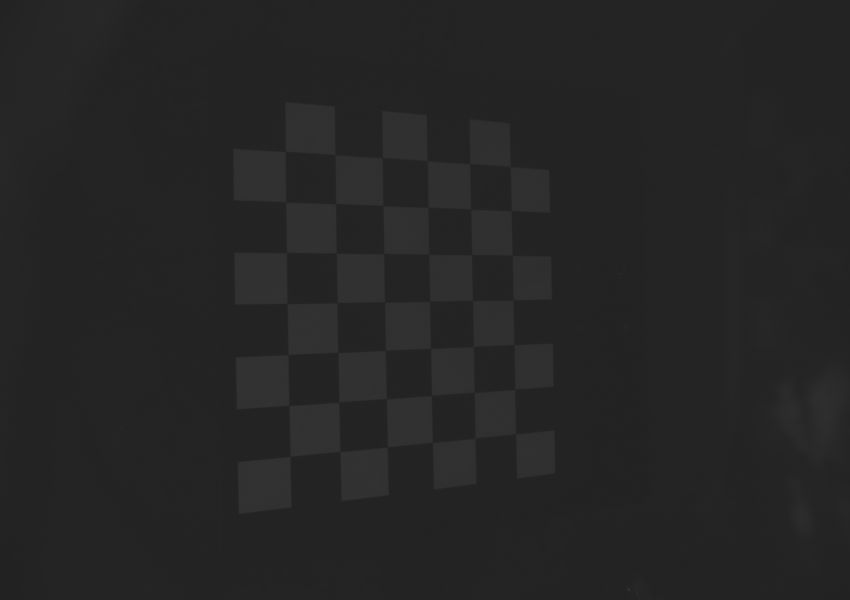
#> input picture App_Data/Checkerboard_calib_cam/checkerboard_01.jpg, 1700 x 1200 px (shown at 1/2 size); its folder holds only this picture in this run
$ python test_checkerboard.py
#> lines starting #> are read from the running program, lines starting #| are printed output that depends on the picture; after the words box and inside, x2 and y2 are one past the last pixel; in counts of white or black regions, pixels touching at a corner belong together; long printed decimals are rounded
import numpy as np
import cv2 as cv
import glob
width = 4
height = 5
square_size = 30
# width = 10
# height = 7
# square_size = 15
# termination criteria
find_chessboard_flags = cv.CALIB_CB_ADAPTIVE_THRESH + cv.CALIB_CB_FILTER_QUADS + cv.CALIB_CB_NORMALIZE_IMAGE
criteria = (cv.TERM_CRITERIA_EPS + cv.TERM_CRITERIA_MAX_ITER, 40, 0.001)
calibrate_criteria = (cv.TermCriteria_COUNT + cv.TermCriteria_EPS, 500, 0.0001)
# prepare object points, like (0,0,0), (1,0,0), (2,0,0) ....,(8,6,0)
objp = np.zeros((height * width, 3), np.float32)
objp[:, :2] = np.mgrid[0:width, 0:height].T.reshape(-1, 2)
objp = objp * square_size  # Create real world coords. Use your metric.
# Arrays to store object points and image points from all the images.
objpoints = [] # 3d point in real world space
imgpoints = [] # 2d points in image plane.
# images = glob.glob(r'D:\Code\test\test6\*.bmp')
images = glob.glob(r'E:\Thesis\App_Data\Checkerboard_calib_cam\*.jpg')
print(images)
# for fname in images:
for fname in images:
    # cv.namedWindow('Image', cv.WINDOW_NORMAL)
    # cv.resizeWindow('Image', 1000,1000)
    img = cv.imread(fname, cv.IMREAD_COLOR)
#> img is the input picture: shape (1200, 1700, 3); min 33, max 60, mean 37.1
    # cv.imshow('Image', img)
    # cv.waitKey(0)
    gray = cv.cvtColor(img, cv.COLOR_BGR2GRAY)
    # [6 lines of commented-out code are left out]

    ret, corners = cv.findChessboardCorners(gray, (width, height), None, find_chessboard_flags)
#> ret = True; corners = 20 rows, first 8: [671.7, 407.8], [766, 411.4], [856.3, 415.3], [941.8, 418.2], [672.9, 506.8], [768, 507.7], [858, 508.2], [943.7, 509.9]

    # # If found, add object points, image points (after refining them)
    if ret == True:
        # print(corners)
        objpoints.append(objp)
        corners2 = cv.cornerSubPix(gray,corners, (11,11), (-1,-1), criteria)
#> corners2 = 20 rows, first 8: [671.7, 407.8], [766.4, 411.5], [856.4, 414.9], [941.8, 418.4], [673.1, 506.6], [767.9, 507.7], [858.2, 508.7], [943.7, 509.9]
        imgpoints.append(corners2)
        # Draw and display the corners
        img = cv.drawChessboardCorners(img, (width, height), corners2, ret)
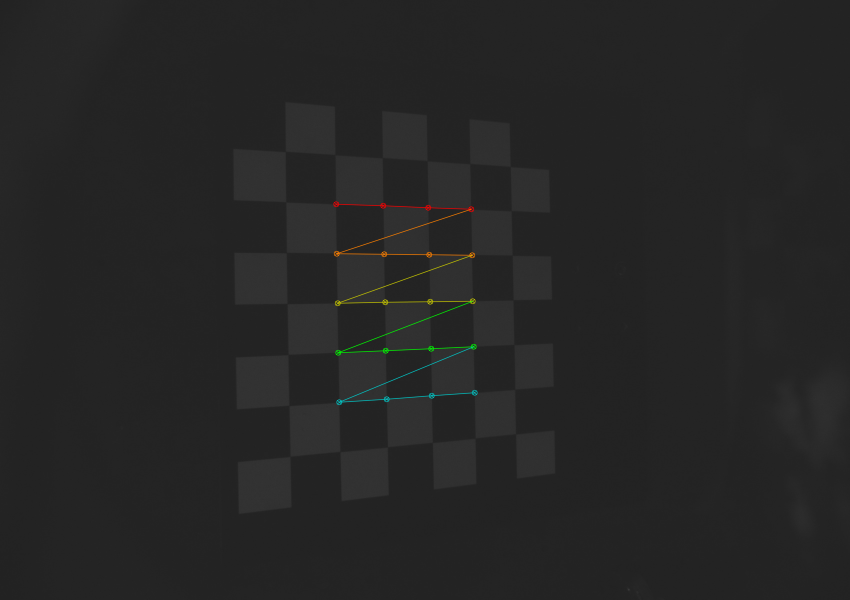
#> img: shape (1200, 1700, 3) (shown at 1/2 size); 0.44% of pixels changed, all inside (x1, y1, x2, y2) = (666, 402, 956, 811)
        cv.namedWindow('img', cv.WINDOW_NORMAL)
        cv.resizeWindow('img', 640,640)
        cv.imshow('img', img)
        cv.waitKey(0)

    else:
        print("CHECKERBOARD NOT DETECTED!\t---> IMAGE PAIR: ", fname)
ret, mtx, dist, rvecs, tvecs = cv.calibrateCamera(objpoints, imgpoints, gray.shape[::-1], None, cv.CALIB_USE_INTRINSIC_GUESS, criteria=calibrate_criteria)
#> ret = 0.0777; mtx = [[2175.7, 0, 947.4], [0, 1989.6, 547.4], [0, 0, 1]]; dist = [-0.286, 3.43, 0.00165, -0.00756, -52.08]; rvecs = ([-0.0323, -0.592, -0.00935],); tvecs = ([-76.31, -42.33, 601],)
cv.destroyAllWindows()
fx = mtx[0][0]
#> fx = 2175.7
fy = mtx[1][1]
#> fy = 1989.6
cx = mtx[0][2]
#> cx = 947.4
cy = mtx[1][2]
#> cy = 547.4
# Tính toán Re-projection Error
mean_error = 0
for i in range(len(objpoints)):
    imgpoints2, _ = cv.projectPoints(objpoints[i], rvecs[i], tvecs[i], mtx, dist)
    error = cv.norm(imgpoints[i],imgpoints2, cv.NORM_L2)/len(imgpoints2)
    mean_error += error
#> this loop made 1 pass
#> (error, mean_error) on pass 1: (0.0174, 0.0174)
#> after the loop, mean_error = 0.0174
print("Re-projection error: ", mean_error/len(objpoints))
#| Re-projection error:  0.01737

# [84 lines of commented-out code are left out]

$ run again, on App_Data/Checkerboard_calib_cam/checkerboard_05.jpg
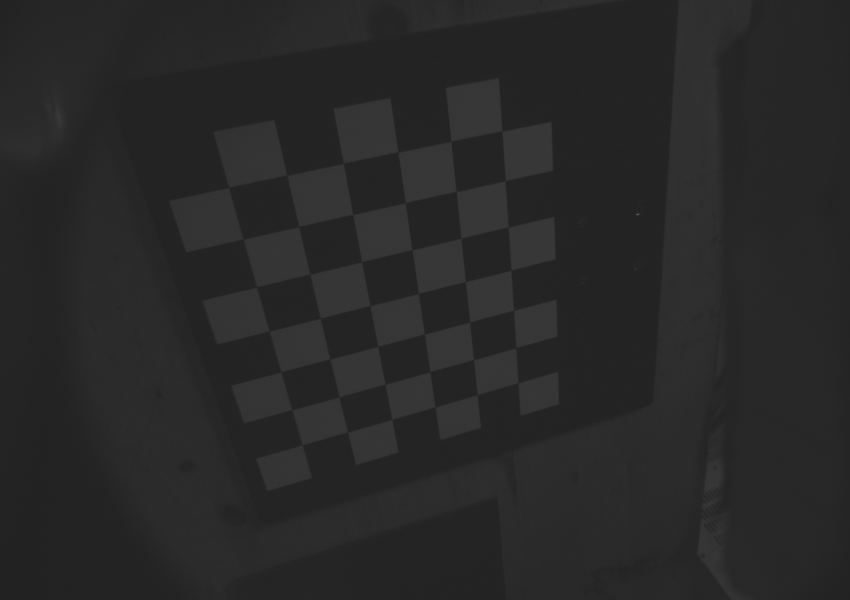
#> input picture App_Data/Checkerboard_calib_cam/checkerboard_05.jpg, 1700 x 1200 px (shown at 1/2 size)
#> img is the input picture: shape (1200, 1700, 3); min 33, max 109, mean 40.2
#> `ret, corners = cv.findChessboardCorners(gray, (width, height), None, f..`: ret = True; corners = 20 rows, first 8: [598.2, 453.4], [706.5, 429.4], [811, 405.6], [913, 383.6], [620.7, 548.9], [724.3, 523.8], [824.6, 499.6], [922.4, 476.9]
#> corners2 = 20 rows, first 8: [598, 453.5], [706.2, 429.3], [810.9, 405.9], [912.7, 383.4], [620.2, 548.7], [723.8, 523.8], [824.6, 499.9], [922.3, 476.7]
#> `img = cv.drawChessboardCorners(img, (width, height), corners2, ret)`:
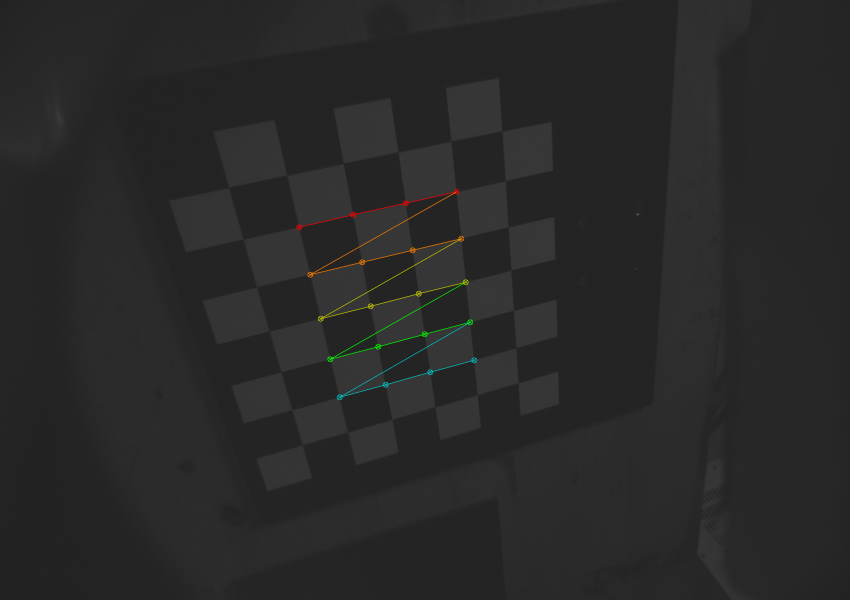
#> img: shape (1200, 1700, 3) (shown at 1/2 size); 0.46% of pixels changed, all inside (x1, y1, x2, y2) = (592, 377, 955, 801)
#> `ret, mtx, dist, rvecs, tvecs = cv.calibrateCamera(objpoints, imgpoints..`: ret = 0.0681; mtx = [[1403.2, 0, 875.3], [0, 1355.4, 620.8], [0, 0, 1]]; dist = [0.0455, -5.39, -0.0026, 0.00335, 59.97]; rvecs = ([0.518, -0.288, -0.193],); tvecs = ([-74.31, -46.31, 374.1],)
#> fx = 1403.2
#> fy = 1355.4
#> cx = 875.3
#> cy = 620.8
#> the loop `for i in range(len(objpoints)):` made 1 pass
#> (error, mean_error) on pass 1: (0.0152, 0.0152)
#> after the loop `for i in range(len(objpoints)):`: mean_error = 0.0152
#| Re-projection error:  0.01523

$ run again, on App_Data/Checkerboard_calib_cam/checkerboard_06.jpg
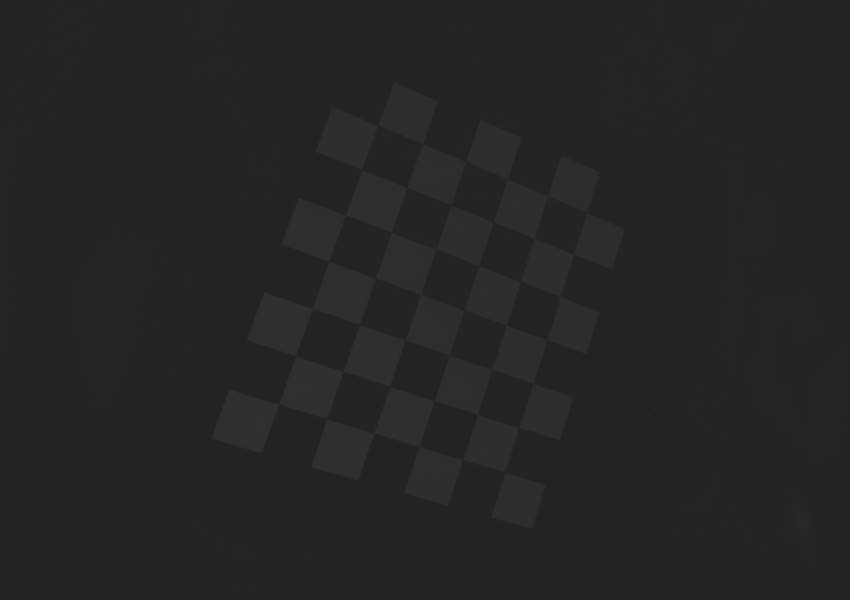
#> input picture App_Data/Checkerboard_calib_cam/checkerboard_06.jpg, 1700 x 1200 px (shown at 1/2 size)
#> img is the input picture: shape (1200, 1700, 3); min 33, max 50, mean 36.4
#> `ret, corners = cv.findChessboardCorners(gray, (width, height), None, f..`: ret = True; corners = 20 rows, first 8: [814.3, 375.6], [902.2, 410.4], [987, 444.5], [1068.3, 476.8], [783.1, 465.7], [872.1, 498.9], [957.8, 531.7], [1041.4, 563.3]
#> corners2 = 20 rows, first 8: [814.5, 376], [902, 410.4], [987.1, 444.4], [1068.9, 477.2], [783.2, 465.4], [872, 499.2], [958.1, 531.6], [1041.3, 563.3]
#> `img = cv.drawChessboardCorners(img, (width, height), corners2, ret)`:
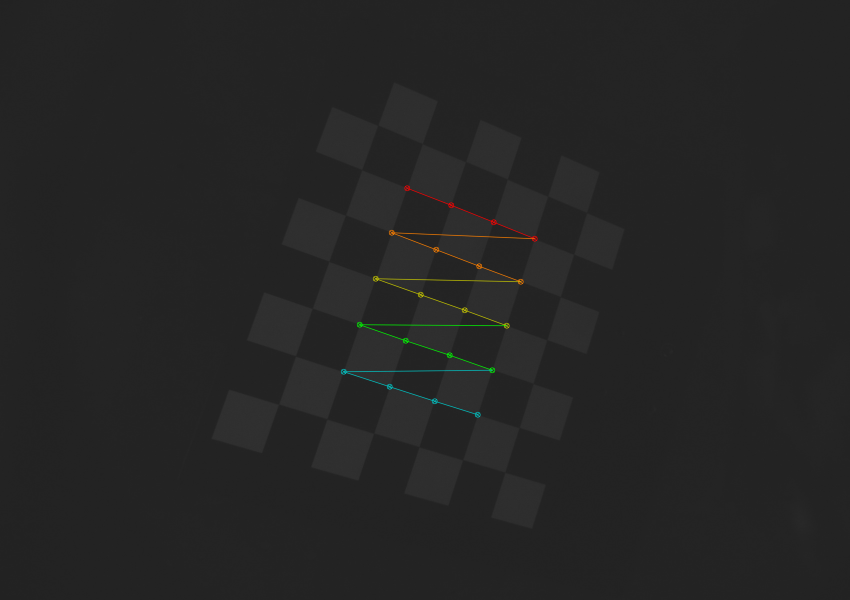
#> img: shape (1200, 1700, 3) (shown at 1/2 size); 0.45% of pixels changed, all inside (x1, y1, x2, y2) = (681, 370, 1076, 836)
#> `ret, mtx, dist, rvecs, tvecs = cv.calibrateCamera(objpoints, imgpoints..`: ret = 0.111; mtx = [[120.2, 0, 868.2], [0, 123.8, 616.8], [0, 0, 1]]; dist = [-2.05e-05, 8.91e-05, -0.000147, 0.000523, -6.01e-05]; rvecs = ([-0.00598, -0.0242, 0.333],); tvecs = ([-17.36, -75.13, 38.51],)
#> fx = 120.2
#> fy = 123.8
#> cx = 868.2
#> cy = 616.8
#> the loop `for i in range(len(objpoints)):` made 1 pass
#> (error, mean_error) on pass 1: (0.0248, 0.0248)
#> after the loop `for i in range(len(objpoints)):`: mean_error = 0.0248
#| Re-projection error:  0.02483

$ run again, on App_Data/Checkerboard_calib_cam/checkerboard_07.jpg
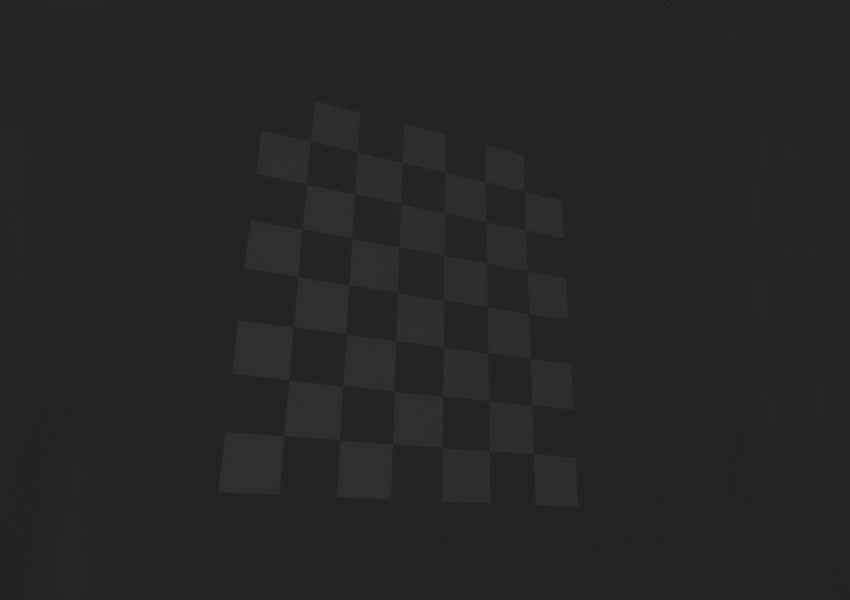
#> input picture App_Data/Checkerboard_calib_cam/checkerboard_07.jpg, 1700 x 1200 px (shown at 1/2 size)
#> img is the input picture: shape (1200, 1700, 3); min 33, max 52, mean 36.6
#> `ret, corners = cv.findChessboardCorners(gray, (width, height), None, f..`: ret = True; corners = 20 rows, first 8: [709.3, 388.8], [801.9, 407.4], [889.1, 426.4], [972.8, 443.8], [703.7, 476.8], [798.5, 494.5], [888.4, 510.8], [974, 526.6]
#> corners2 = 20 rows, first 8: [709.7, 388.4], [801.7, 407.6], [889.3, 426.1], [972.8, 443.9], [704.3, 477], [798.5, 494.2], [888.4, 511.2], [974.1, 527.1]
#> `img = cv.drawChessboardCorners(img, (width, height), corners2, ret)`:
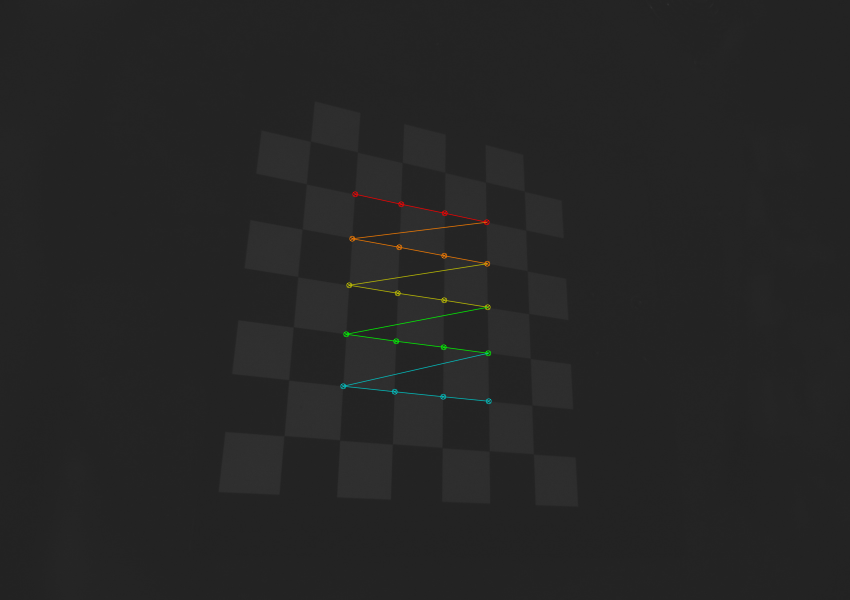
#> img: shape (1200, 1700, 3) (shown at 1/2 size); 0.45% of pixels changed, all inside (x1, y1, x2, y2) = (680, 382, 984, 809)
#> `ret, mtx, dist, rvecs, tvecs = cv.calibrateCamera(objpoints, imgpoints..`: ret = 0.136; mtx = [[1399.7, 0, 868.2], [0, 1373.2, 594.9], [0, 0, 1]]; dist = [0.204, -21.11, 0.00427, 0.00316, 387.7]; rvecs = ([-0.335, -0.414, 0.086],); tvecs = ([-48.05, -63.78, 422],)
#> fx = 1399.7
#> fy = 1373.2
#> cx = 868.2
#> cy = 594.9
#> the loop `for i in range(len(objpoints)):` made 1 pass
#> (error, mean_error) on pass 1: (0.0304, 0.0304)
#> after the loop `for i in range(len(objpoints)):`: mean_error = 0.0304
#| Re-projection error:  0.0304

$ run again, on App_Data/Checkerboard_calib_cam/checkerboard_02.jpg
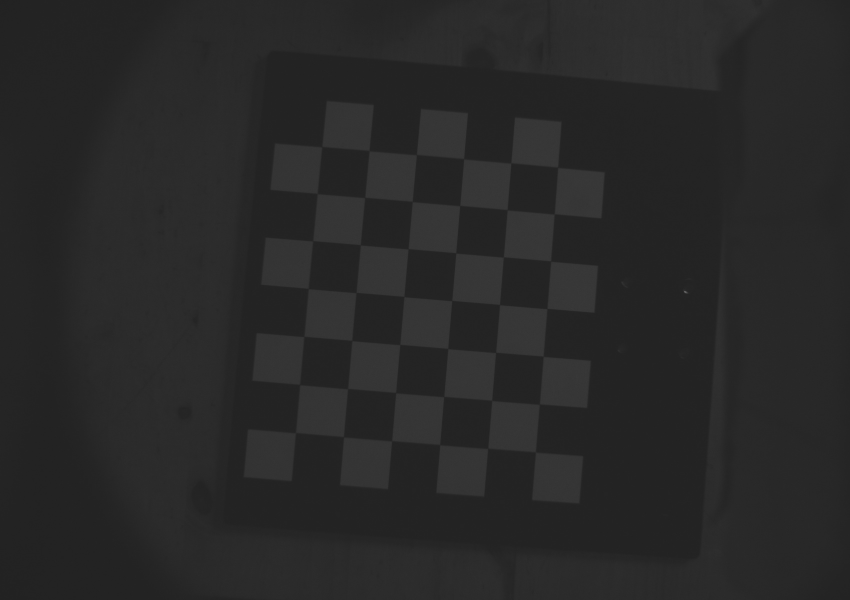
#> input picture App_Data/Checkerboard_calib_cam/checkerboard_02.jpg, 1700 x 1200 px (shown at 1/2 size)
#> img is the input picture: shape (1200, 1700, 3); min 33, max 124, mean 40.3
#> `ret, corners = cv.findChessboardCorners(gray, (width, height), None, f..`: ret = True; corners = 20 rows, first 8: [729.5, 395.5], [825, 403.6], [919.9, 411.5], [1014.7, 420], [721.3, 490.3], [816.8, 498.1], [911.9, 506], [1007.5, 514.2]
#> corners2 = 20 rows, first 8: [729.9, 395.4], [824.9, 403.5], [920.1, 411.6], [1014.8, 419.9], [721.2, 490.2], [816.6, 498.1], [912.1, 506.3], [1007.2, 514.4]
#> `img = cv.drawChessboardCorners(img, (width, height), corners2, ret)`:
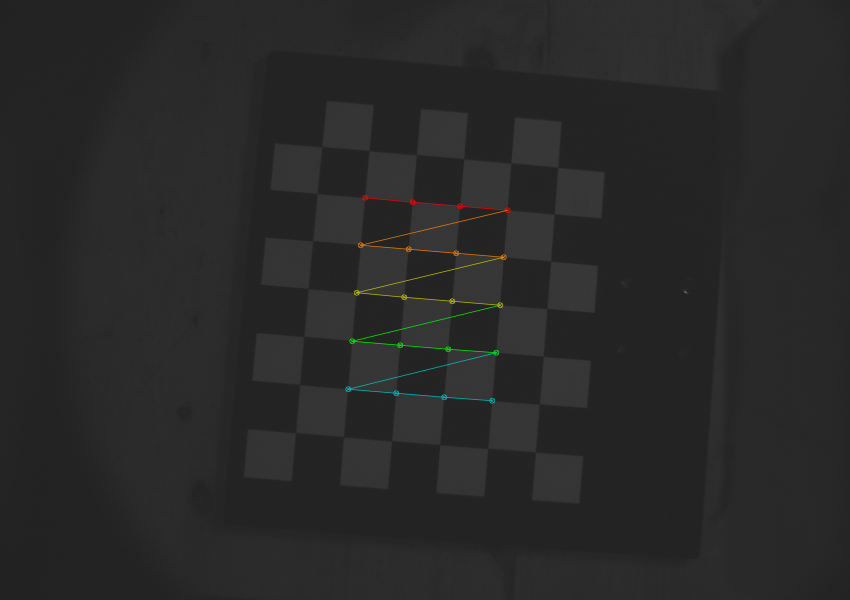
#> img: shape (1200, 1700, 3) (shown at 1/2 size); 0.47% of pixels changed, all inside (x1, y1, x2, y2) = (690, 389, 1022, 808)
#> `ret, mtx, dist, rvecs, tvecs = cv.calibrateCamera(objpoints, imgpoints..`: ret = 0.0597; mtx = [[447.3, 0, 899.6], [0, 447.2, 592], [0, 0, 1]]; dist = [0.0127, -0.119, -0.000345, -4.91e-05, 0.178]; rvecs = ([-0.0135, -0.00724, 0.0837],); tvecs = ([-53.37, -61.79, 140.4],)
#> fx = 447.3
#> fy = 447.2
#> cx = 899.6
#> cy = 592
#> the loop `for i in range(len(objpoints)):` made 1 pass
#> (error, mean_error) on pass 1: (0.0134, 0.0134)
#> after the loop `for i in range(len(objpoints)):`: mean_error = 0.0134
#| Re-projection error:  0.01336
